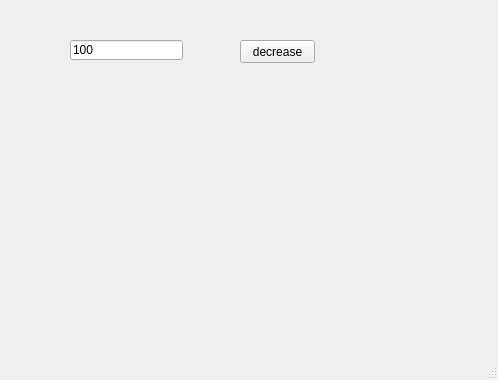
<?xml version="1.0" encoding="UTF-8"?>
<ui version="4.0">
 <class>MainWindow</class>
 <widget class="QMainWindow" name="MainWindow">
  <property name="geometry">
   <rect>
    <x>0</x>
    <y>0</y>
    <width>498</width>
    <height>380</height>
   </rect>
  </property>
  <property name="windowTitle">
   <string>MainWindow</string>
  </property>
  <widget class="QWidget" name="centralwidget">
   <widget class="QLineEdit" name="le">
    <property name="geometry">
     <rect>
      <x>70</x>
      <y>40</y>
      <width>113</width>
      <height>20</height>
     </rect>
    </property>
    <property name="text">
     <string>100</string>
    </property>
   </widget>
   <widget class="QPushButton" name="pb">
    <property name="geometry">
     <rect>
      <x>240</x>
      <y>40</y>
      <width>75</width>
      <height>23</height>
     </rect>
    </property>
    <property name="text">
     <string>decrease</string>
    </property>
   </widget>
  </widget>
  <widget class="QMenuBar" name="menubar">
   <property name="geometry">
    <rect>
     <x>0</x>
     <y>0</y>
     <width>498</width>
     <height>21</height>
    </rect>
   </property>
  </widget>
  <widget class="QStatusBar" name="statusbar"/>
 </widget>
 <resources/>
 <connections/>
</ui>
